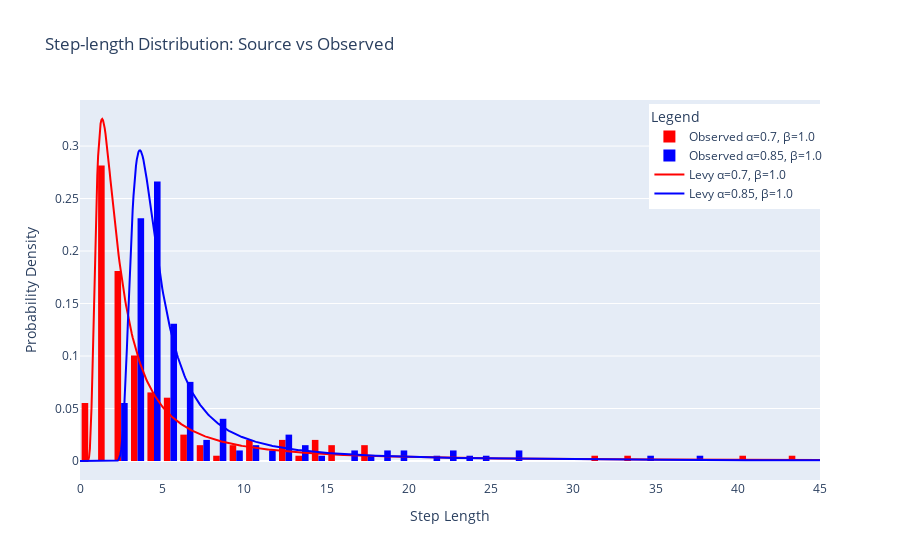

The notebook cell this image was saved under:
### Code cell
# Plot observed distributions for each trajectory
colors = ['red', 'blue']  # Fixed colors for clarity
for i, step_length in enumerate(step_lengths):
    fig.add_trace(go.Histogram(
        x=step_length,
        name=f'Observed α={alpha_list[i]}, β={beta}',
        histnorm='probability density',
        xbins=dict(size=1),
        marker_color=colors[i]
    ))

# Plot theoretical distributions for each trajectory
x_values = np.linspace(0, 50, 1000)
for i, alpha in enumerate(alpha_list):
    levy_dist = levy_stable.pdf(x_values, alpha, beta)
    fig.add_trace(go.Scatter(
        x=x_values,
        y=levy_dist,
        mode='lines',
        name=f'Levy α={alpha}, β={beta}',
        line=dict(color=colors[i], width=2)
    ))

# Customize the figure
fig.update_layout(
    title="Step-length Distribution: Source vs Observed",
    xaxis_title="Step Length",
    yaxis_title="Probability Density",
    legend_title="Legend",
    legend=dict(
        yanchor="top",
        y=0.99,
        xanchor="right",
        x=1.01
    ),
)

# Set x-axis limits
fig.update_xaxes(range=[0, 45])

# Show the figure
fig.show()

### Figure 1 — Plotly figure (JSON) as saved in the notebook; plotly's stock layout.template omitted (floating-point values rounded to 4 significant figures; data arrays with more than 128 entries replaced by an {"elided": "..."} marker saying what was removed)
{"data": [{"histnorm": "probability density", "marker": {"color": "red"}, "name": "Observed α=0.7, β=1.0", "type": "histogram", "x": {"elided": "199 float values"}, "xbins": {"size": 1}}, {"histnorm": "probability density", "marker": {"color": "blue"}, "name": "Observed α=0.85, β=1.0", "type": "histogram", "x": {"elided": "199 float values"}, "xbins": {"size": 1}}, {"line": {"color": "red", "width": 2}, "mode": "lines", "name": "Levy α=0.7, β=1.0", "type": "scatter", "x": {"elided": "1000 float values"}, "y": {"elided": "1000 float values"}}, {"line": {"color": "blue", "width": 2}, "mode": "lines", "name": "Levy α=0.85, β=1.0", "type": "scatter", "x": {"elided": "1000 float values"}, "y": {"elided": "1000 float values"}}], "layout": {"autosize": true, "legend": {"title": {"text": "Legend"}, "x": 1.01, "xanchor": "right", "y": 0.99, "yanchor": "top"}, "title": {"text": "Step-length Distribution: Source vs Observed"}, "xaxis": {"range": [0, 45], "title": {"text": "Step Length"}, "type": "linear"}, "yaxis": {"autorange": true, "range": [-0.0181, 0.3439], "title": {"text": "Probability Density"}, "type": "linear"}}}
